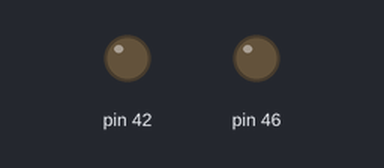
Simulated run of this sketch. Board: Arduino Mega 2560, built with avr-gcc and run on an emulated ATmega2560. On the bench: output pins drawn as LEDs (lit = HIGH).

Above: at 6.4 s.
At 19.1 s:
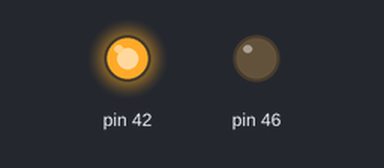
Timing chart, 0 to 33.2 s (numbered marks = the images above):
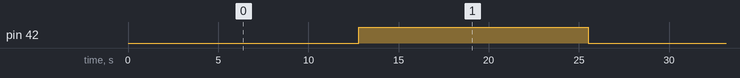

Measured:
- by itself, pin 42: alternates HIGH for 12.7 s and LOW for 12.8 s

The sketch:

exo_controls_0.3.ino
```cpp
//Connect ground of Arduino and actuators

#include <Servo.h>

Servo testServo;

int dir;

void setup()
{
  Serial.begin(9600);

  pinMode(46, OUTPUT);

  dir = LOW;

  //testServo.attach(42);
}


//analogRead ->  0-1024
//servo.write -> 0-180
//Zero ->        447 +- 2%

//analogWrite worked on pin 42 but only full speed each direction
//On Mega boards, pins 2-13 and 44-46 analogWrite(pin, <0-255>) will write a PWM signal that should work for us
//TODO look into the Servo library, I saw something that might be useful
void loop()
{
  //Direction: HIGH OR LOW
  digitalWrite(46, LOW);

  for(int i = 0; i < 255; i++){
    //testServo.writeMicroseconds(i);
    analogWrite(42, i);
    delay(100);
  }
    if(dir == LOW){
      dir = HIGH;
    } else {
      dir = LOW;
    }
}
```
